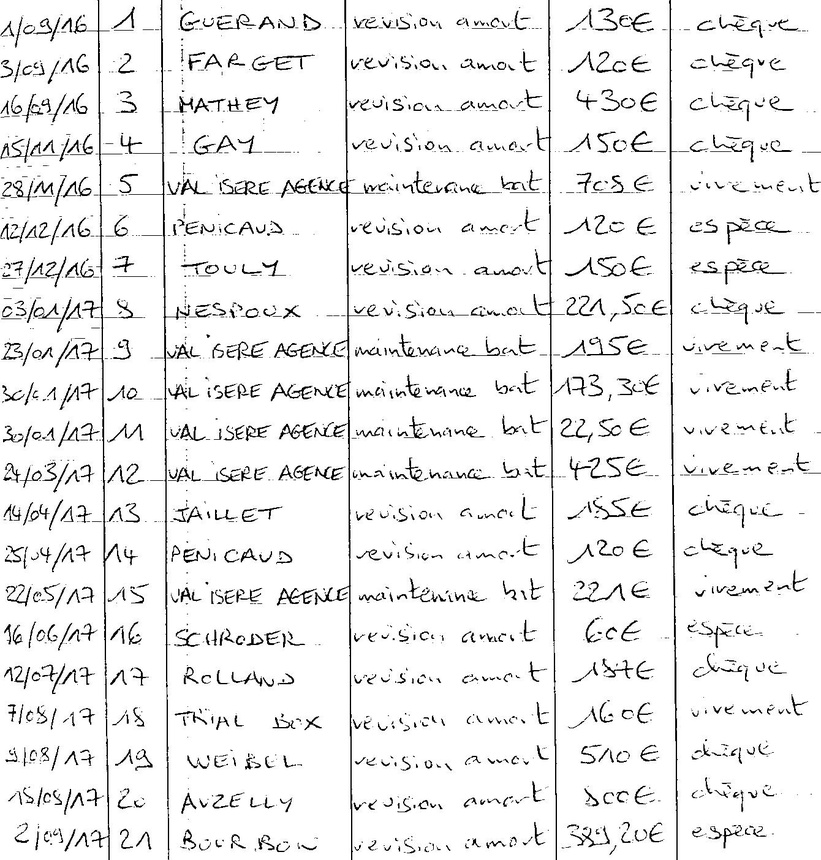
#> input picture img/step2.jpg, 821 x 860 px, shrunk from 1340 x 1404 before the run, found by its file name
$ python rapide.py
#> lines starting #> are read from the running program, lines starting #| are printed output that depends on the picture
from PIL import Image


import pytesseract

def recognize_text(image):
    text = pytesseract.image_to_string(image)
    return text


# Inclure un bout de code (peut être celui dessous OU celui du step1 doux) qui permet de passer de step1 à
# step2 içi car on doit utiliser l'image simplifiée dans toute la suite du programme
'''
for y in range(hauteur):
    for x in range(largeur):
        pixel = image.getpixel((x, y))
        if pixel[0] > 65 and pixel[1] > 65 and pixel[2] > 65:
            nouvelle_image.putpixel((x, y), (255, 255, 255))

nouvelle_image.save(
    "/Users/julesquartier/Desktop/PROJETS PERSO/Python/numeriseAI/IMG/step2.jpeg")
'''

image = Image.open(
    "/Users/jules/Documents/GitHub/pythonIA/img/step2.jpg")
#> image is the input picture: PIL image 821x860 RGB; min 0, max 255, mean 237.6
largeur, hauteur = image.size
#> largeur = 821; hauteur = 860
nouvelle_image = Image.new("RGB", (largeur, hauteur))
#> nouvelle_image: PIL image 821x860 RGB; every value is 0

compt = 0  # Compte le nombre de pixels presque noir pour 1 ligne
ecrit = []
non_ecrit = []

puissance_ligne = []  # Donne le nombre de pixels presque noir par ligne


def verifier_ligne(num):
    global ecrit, non_ecrit

    if num in non_ecrit: # Si la ligne n'est pas écrite, on ne fait rien
        return

    if num == hauteur or num == hauteur - 1 or num == hauteur - 2 or num == hauteur - 3:  # Pour les 4 dernières lignes
        if num - 1 in non_ecrit or num - 2 in non_ecrit or num - 3 in non_ecrit or num - 4 in non_ecrit:
            ecrit.remove(num)
            non_ecrit.append(num)
            verifier_ligne(hauteur - 6)
            verifier_ligne(hauteur - 5)
            verifier_ligne(hauteur - 4)
            verifier_ligne(hauteur - 3)

    elif num == 0 or num == 1 or num == 2 or num == 3:  # Pour les 4 1eres lignes
        if num + 1 in non_ecrit or num + 2 in non_ecrit or num + 3 in non_ecrit or num + 4 in non_ecrit:
            ecrit.remove(num)
            non_ecrit.append(num)
            verifier_ligne(3)
            verifier_ligne(4)
            verifier_ligne(5)
            verifier_ligne(6)

    else:  # Pour les cas en général
        if num - 1 in non_ecrit or num - 2 in non_ecrit or num - 3 in non_ecrit or num - 4 in non_ecrit:
            if num + 1 in non_ecrit or num + 2 in non_ecrit or num + 3 in non_ecrit or num + 4 in non_ecrit:
                ecrit.remove(num)
                non_ecrit.append(num)
                verifier_ligne(num-4)
                verifier_ligne(num-3)
                verifier_ligne(num-2)
                verifier_ligne(num-1)
                verifier_ligne(num+1)
                verifier_ligne(num+2)
                verifier_ligne(num+3)
                verifier_ligne(num+4)


for y in range(hauteur):
    for x in range(largeur):
        pixel = image.getpixel((x, y))

        # Permet de compter le nombre de pixels presque noir
        if pixel[0] < 30 and pixel[1] < 30 and pixel[2] < 30:
            compt = compt + 1

    puissance_ligne.append(compt)

    if compt > 40:  # Si le nombre de pixels presque noir par ligne > 10 : ligne écrite
        ecrit.append(y)
    else:
        non_ecrit.append(y)
    compt = 0
#> after the loop, ecrit = 201 values from 20 to 841; non_ecrit = 659 values from 0 to 859; puissance_ligne = 860 values, max 100 at index 392, min 2 at index 214, mean 23.76


for i in ecrit:  # Pour enlever les imperfections des lignes
    verifier_ligne(i)
#> this loop made 175 passes
#> i on passes 1 to 3: 20, 21, 22

bandes = []  # Pour savoir de quelle ligne à quelle ligne part une bande
bande_actuelle = []

for i in ecrit:  # Pour lister les bandes 1 par 1
    if bande_actuelle == []:
        bande_actuelle.append(i)
    elif i == bande_actuelle[-1] + 1:
        bande_actuelle.append(i)
    else:
        bandes.append(bande_actuelle)
        bande_actuelle = []
#> after the loop, bandes = 16 items

if bande_actuelle != []:
    bandes.append(bande_actuelle)
    bande_actuelle = []

# Ajouter ici que si la bande < 5, si elle est à peine écrite : on l'enlève

for i in bandes:  # Pour ajustre une marge de 4 aux bandes
    mini = min(i)
    if mini-4 >= 0:
        i.append(mini-4)
    if mini-3 >= 0:
        i.append(mini-3)
    if mini-2 >= 0:
        i.append(mini-2)
    if mini-1 >= 0:
        i.append(mini-1)

    maxi = max(i)
    if maxi+4 <= hauteur:
        i.append(maxi+4)
    if maxi+3 <= hauteur:
        i.append(maxi+3)
    if maxi+2 <= hauteur:
        i.append(maxi+2)
    if maxi+1 <= hauteur:
        i.append(maxi+1)

    i = sorted(i)
#> this loop made 17 passes
#> (i, mini, maxi) on passes 1, 2, 3, 4, 5, 6, 7, 8, 10: ([20, 21, 22, 23, 24, 25, 26, 27, 28, 29], 20, 29), ([61, 62, 63, 64, 65, 66, 67, 68, 69, 70, 71], 61, 71), ([101, 102, 103, 104, 105, 106, 107, 108, 109, 110], 101, 110), ([143, 144, 145, 146, 147, 148, 149, 150, 151], 143, 151), ([182, 183, 184, 185, 186, 187, 188, 189, 190, 191, 192, 193], 182, 193), ([227, 228, 229, 230, 231, 232, 233], 227, 233), ([264, 265, 266, 267, 268, 269, 270, 271, 272, 273, 274], 264, 274), ([308, 309, 310, 311, 312, 313, 314, 315, 316], 308, 316), ([386, 387, 388, 389, 390, 391, 392, 393, 394, 395, 396, 397], 386, 397)
#> (mini, maxi) on passes 9, 12, 14: (344, 356), (468, 480), (589, 601)
# bandes contient maintenant tous les bandes avec des écritures

mots = []  # Contient les colonnes où il y a un bout de mot pour chaques bandes
trait_noir = []  # Contient les colonnes où il y a un trait noir pour chaques bandes

mot_ecrit = []
mot_non_ecrit = []
puissance_colonne = []
compt = 0

for bande in bandes: # Compte le nombre de pixels presque noir de chaque colonnes pour toutes les lignes écrites qu'on a
    long = len(bande)
    for x in range(largeur):
        for ligne in bande:
            pixel = image.getpixel((x, ligne))
            # Permet de compter le nombre de pixels presque noir
            if pixel[0] < 30 and pixel[1] < 30 and pixel[2] < 30:
                compt = compt + 1

        puissance_colonne.append(compt)

        ''' Cette partie de code est mieux quand on a pas de trait vertical, avec cette partie, il faudrai faire un code qui enlève les imperfections
        if compt > 0:  # Si le nombre de pixels presque noir = 0 mot_non_ecrite
    # Peut être changer et mettre > 5 ou 10
            mot_ecrit.append(x)
        else:
            mot_non_ecrit.append(x)
        compt = 0
        '''

        if compt > long-5:  # Si le nombre de pixels presque noir > long-10 : c'est un trait vertical donc mot_non_ecrite
            mot_non_ecrit.append(x)
            for ligne in bande: ## a enlever ici pour aller plus vite
                nouvelle_image.putpixel((x, ligne), (0, 0, 0)) # On met en noir s'il n'y a rien
        else:
            mot_ecrit.append(x)
            for ligne in bande: ## a enlever ici pour aller plus vite
                pixel = image.getpixel((x, ligne))
                nouvelle_image.putpixel((x, ligne), pixel)
        compt = 0

    mots.append(mot_ecrit)
    trait_noir.append(mot_non_ecrit)
    mot_ecrit = []
    mot_non_ecrit = []
#> this loop made 17 passes
#> long on passes 1 to 12: 18, 19, 18, 17, 20, 15, 19, 17, 21, 20, 18, 21
#> (bande, long) on passes 16 to 17: ([712, 708, 709, 710, 711, 716, 715, 714, 713], 9), ([840, 841, 836, 837, 838, 839, 845, 844, 843, 842], 10)
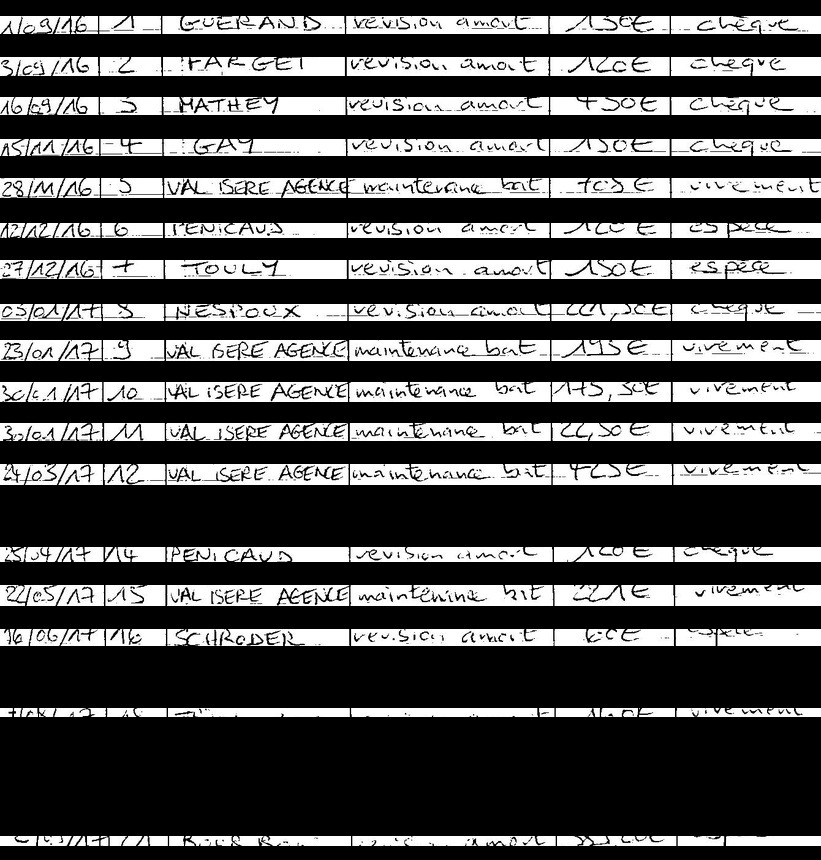
#> nouvelle_image: PIL image 821x860 RGB; min 0, max 255, mean 75.9
#> after the loop, mots = 17 items; puissance_colonne = 13957 values, max 21 at index 6670, min 0 at index 0, mean 0.981; trait_noir = 17 items, first 6: [70, 98, 161, 345, 670], [162, 345, 549, 670], [99, 162, 549, 670], [346, 549, 670], [100, 163, 347, 549], [7, 163, 347, 550, 728]


bande_actuelle = []
liste_mots = []
provisoire = []
for lgn in mots:
    liste_mots.append([])  # Ajouter une nouvelle sous-liste pour chaque ligne

    for i in lgn:  # Pour lister les mots 1 par 1 pour toutes les lignes
        if bande_actuelle == []:
            bande_actuelle.append(i)
        elif i == bande_actuelle[-1] + 1:
            bande_actuelle.append(i)
        else:
            liste_mots[-1].append(bande_actuelle)
            bande_actuelle = []

    if bande_actuelle != []:
        liste_mots[-1].append(bande_actuelle)
        bande_actuelle = []
#> this loop made 17 passes
#> after the loop, liste_mots = 17 items


num_bande = -1 # Numéro de la ligne
for bande in bandes: # Pour chaque bande écrite
    num_bande+=1
    num_mot = -1
    for mot in liste_mots[num_bande]: # Pour chaque mot de la liste de mot de la bande actuelle
        num_mot+=1
        num_ligne = -1
        suite = ""
        print("mot n° "+str(num_mot)+" : ")
        print("")
        for ligne in bande: # Pour chaque ligne d'une bande
            suite = ""
            num_ligne+=1
            num_colonne = -1
            for colonne in mot: # Pour chaque colonne du mot
                num_colonne+=1
                pixel = image.getpixel((colonne, ligne))
                if pixel[0] > 200 and pixel[1] > 200 and pixel[2] > 200:
                    #print("x : "+str(num_colonne)+" y : "+str(num_ligne)+"; 1")
                    suite = suite + "1"
                else:
                    #print("x : "+str(num_colonne)+" y : "+str(num_ligne)+"; 0")
                    suite = suite + "0"
            print(suite+",")

        print("")
#> this loop made 17 passes
#> bande on passes 16 to 17: [712, 708, 709, 710, 711, 716, 715, 714, 713], [840, 841, 836, 837, 838, 839, 845, 844, 843, 842]
#> (printed output is left out)
#> after the loop, num_bande = 16


nouvelle_image.save( # a enlever ici pour aller plus vite
    "/Users/jules/Documents/GitHub/pythonIA/img/rapide.jpg")

$ run again, with img/step1.jpg copied over img/step2.jpg
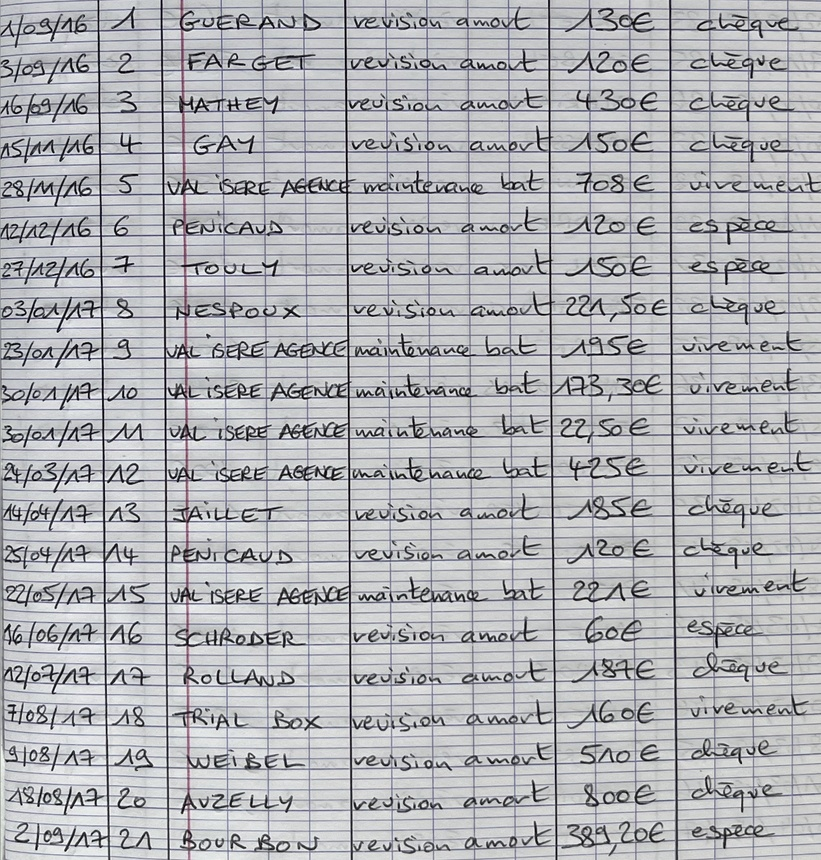
#> input picture img/step1.jpg, 821 x 860 px, shrunk from 1340 x 1404 before the run, found by its file name
#> image is the input picture: PIL image 821x860 RGB; mean R, G, B 177.6, 178.6, 182.6
#> after the loop `for y in range(hauteur):`: ecrit = 27 values from 23 to 600; non_ecrit = 833 values from 0 to 859; puissance_ligne = 860 values, max 75 at index 314, min 0 at index 653, mean 11.25
#> the loop `for i in ecrit:` made 7 passes
#> i on passes 1 to 7: 23, 186, 187, 313, 353, 392, 475
#> the loop `for i in ecrit:` made 6 passes
#> i on passes 1 to 6: 67, 230, 273, 433, 436, 600
#> after the loop `for i in ecrit:`: bandes = [[67], [273], [436]]
#> the loop `for i in bandes:` made 3 passes
#> (i, mini, maxi) on passes 1 to 3: ([63, 64, 65, 66, 67, 68, 69, 70, 71], 67, 67), ([269, 270, 271, 272, 273, 274, 275, 276, 277], 273, 273), ([432, 433, 434, 435, 436, 437, 438, 439, 440], 436, 436)
#> the loop `for bande in bandes: # Compte le nombre de pixels presque noir de chaq..` made 3 passes
#> bande on passes 1 to 3: [67, 63, 64, 65, 66, 71, 70, 69, 68], [273, 269, 270, 271, 272, 277, 276, 275, 274], [436, 432, 433, 434, 435, 440, 439, 438, 437]
#> after the loop `for bande in bandes: # Compte le nombre de pixels presque noir de chaq..`:
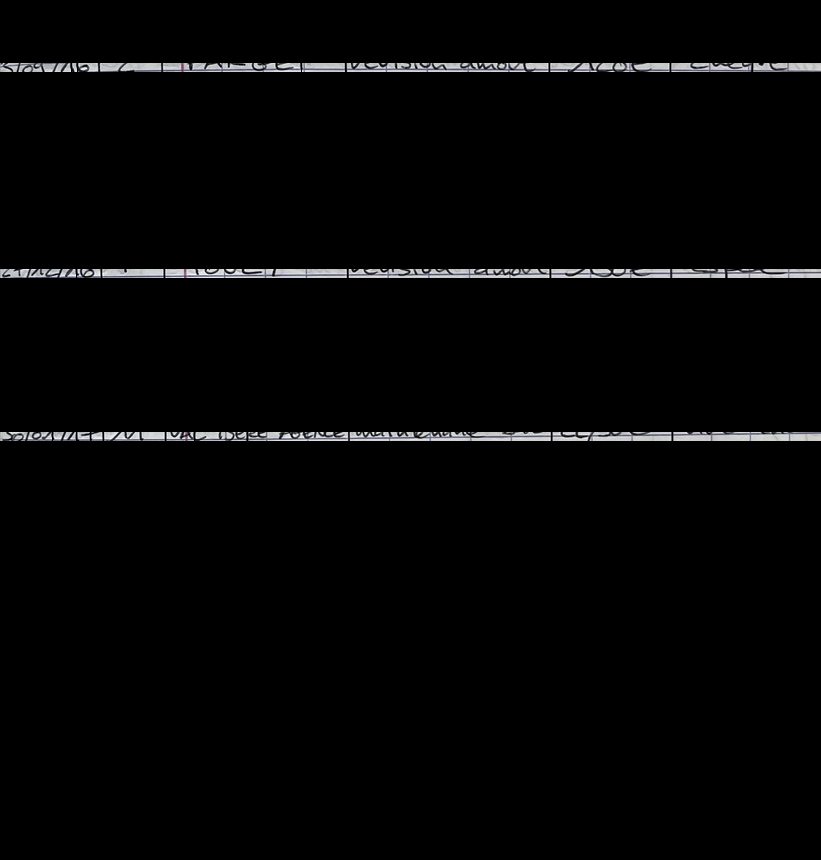
#> nouvelle_image: PIL image 821x860 RGB; mean R, G, B 4.9, 4.9, 5.1
#> after the loop `for bande in bandes: # Compte le nombre de pixels presque noir de chaq..`: mots = 3 items; puissance_colonne = 2463 values, max 9 at index 549, min 0 at index 0, mean 0.305; trait_noir = [[71, 77, 301, 345, 549, 670, 752], [76, 101, 164, 347, 550], [52, 76, 90, 103, 165, 194, 247, 551, 672]]
#> the loop `for lgn in mots:` made 3 passes
#> after the loop `for lgn in mots:`: liste_mots = 3 items
#> the loop `for bande in bandes:` made 3 passes
#> (printed output is left out)
#> after the loop `for bande in bandes:`: num_bande = 2
